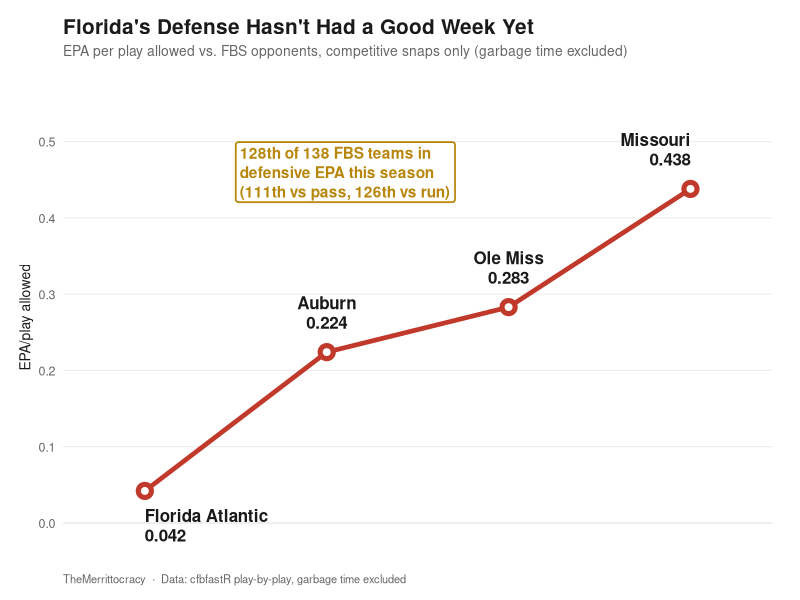

Write the R code that produced this figure.
# ============================================================================
# week5_cfb_wrapup_florida_defense_trend.R
#
# Candidate 1 (standard) for draft/week5_cfb_wrapup.md ("Records Are Cheap").
# Section: "Florida Didn't Get Unlucky. It Got Run Over."
#
# Florida's defensive EPA/play allowed, game by game vs FBS opponents
# (cfbfastR, garbage time excluded). The defense has gotten worse in every
# game this season.
#
# Data (verified against Steve's data packet, matches article table exactly):
#   Florida Atlantic 0.042; Auburn 0.224; Ole Miss 0.283; Missouri 0.438
#   Season-long: 128th of 138 FBS teams in defensive EPA (111th vs pass,
#   126th vs run).
#
# House theme: theme_merrittocracy_light(), copied from
# scripts/trust_but_verify_sample_size_funnel.R (lines 69-96), per Steve's
# course correction to a white-background house standard for charts.
#
# Output: graphics/week5_cfb_wrapup/candidate_1.png (1200x800 @150dpi)
# ============================================================================

library(ggplot2)
library(dplyr)
library(tibble)
library(glue)

# --- Data --------------------------------------------------------------------

def_trend <- tibble::tribble(
  ~game_order, ~opponent,          ~epa_allowed, ~label_hjust, ~label_y,
  1,           "Florida Atlantic", 0.042,        0,            0.042 - 0.045,
  2,           "Auburn",           0.224,        0.5,          0.224 + 0.052,
  3,           "Ole Miss",         0.283,        0.5,          0.283 + 0.052,
  4,           "Missouri",         0.438,        1,            0.438 + 0.052
) |>
  mutate(opponent = factor(opponent, levels = opponent))

# --- Palette (house light theme, matches trust_but_verify_sample_size_funnel.R) --

col_bg      <- "#FFFFFF"
col_panel   <- "#FFFFFF"
col_grid    <- "#EEEEEE"
col_text    <- "#1A1A1A"
col_subtext <- "#666666"
col_point   <- "#3A7CA5"   # steel blue
col_flag    <- "#C0392B"   # red -- the declining defense
col_ref     <- "#B8860B"   # dark goldenrod -- reference / annotation

theme_merrittocracy_light <- function(base_size = 12) {
  theme_minimal(base_size = base_size) +
    theme(
      plot.background    = element_rect(fill = col_bg,    color = NA),
      panel.background   = element_rect(fill = col_panel, color = NA),
      panel.grid.major   = element_line(color = col_grid, linewidth = 0.4),
      panel.grid.minor   = element_blank(),
      axis.text          = element_text(color = col_subtext, size = 9),
      axis.title         = element_text(color = col_text, size = 10),
      plot.title         = element_text(color = col_text, face = "bold",
                                        size = 15, margin = margin(b = 4)),
      plot.subtitle      = element_text(color = col_subtext, size = 10,
                                        margin = margin(b = 10)),
      plot.caption       = element_text(color = col_subtext, size = 8,
                                        hjust = 0, margin = margin(t = 10)),
      legend.position    = "none",
      plot.margin        = margin(14, 20, 10, 14)
    )
}

# --- Plot ---------------------------------------------------------------------

p <- ggplot(def_trend, aes(x = game_order, y = epa_allowed)) +
  geom_hline(yintercept = 0, color = col_grid, linewidth = 0.6) +
  geom_line(color = col_flag, linewidth = 1.6) +
  geom_point(color = col_flag, size = 5.5) +
  geom_point(color = col_bg, size = 2) +
  geom_text(
    aes(x = game_order, y = label_y,
        label = glue("{opponent}\n{sprintf('%.3f', epa_allowed)}"), hjust = label_hjust),
    color = col_text,
    size  = 4.3,
    fontface = "bold",
    lineheight = 0.95
  ) +
  annotate(
    "label",
    x = 1.5, y = 0.46,
    label = "128th of 138 FBS teams in\ndefensive EPA this season\n(111th vs pass, 126th vs run)",
    color = col_ref, fill = col_bg, label.size = 0.6,
    size = 3.9, fontface = "bold", hjust = 0, lineheight = 1.05
  ) +
  scale_x_continuous(limits = c(0.55, 4.45), expand = c(0, 0), breaks = NULL) +
  scale_y_continuous(
    limits = c(-0.02, 0.56),
    breaks = seq(0, 0.5, 0.1)
  ) +
  labs(
    title    = "Florida's Defense Hasn't Had a Good Week Yet",
    subtitle = "EPA per play allowed vs. FBS opponents, competitive snaps only (garbage time excluded)",
    x        = NULL,
    y        = "EPA/play allowed",
    caption  = "TheMerrittocracy  ·  Data: cfbfastR play-by-play, garbage time excluded"
  ) +
  theme_merrittocracy_light()

# --- Save ----------------------------------------------------------------

out_dir <- "graphics/week5_cfb_wrapup"
if (!dir.exists(out_dir)) dir.create(out_dir, recursive = TRUE)

ggsave(
  filename = file.path(out_dir, "candidate_1.png"),
  plot     = p,
  width    = 1200 / 150,
  height   = 800 / 150,
  dpi      = 150,
  bg       = col_bg
)

message("Saved: ", file.path(out_dir, "candidate_1.png"))
